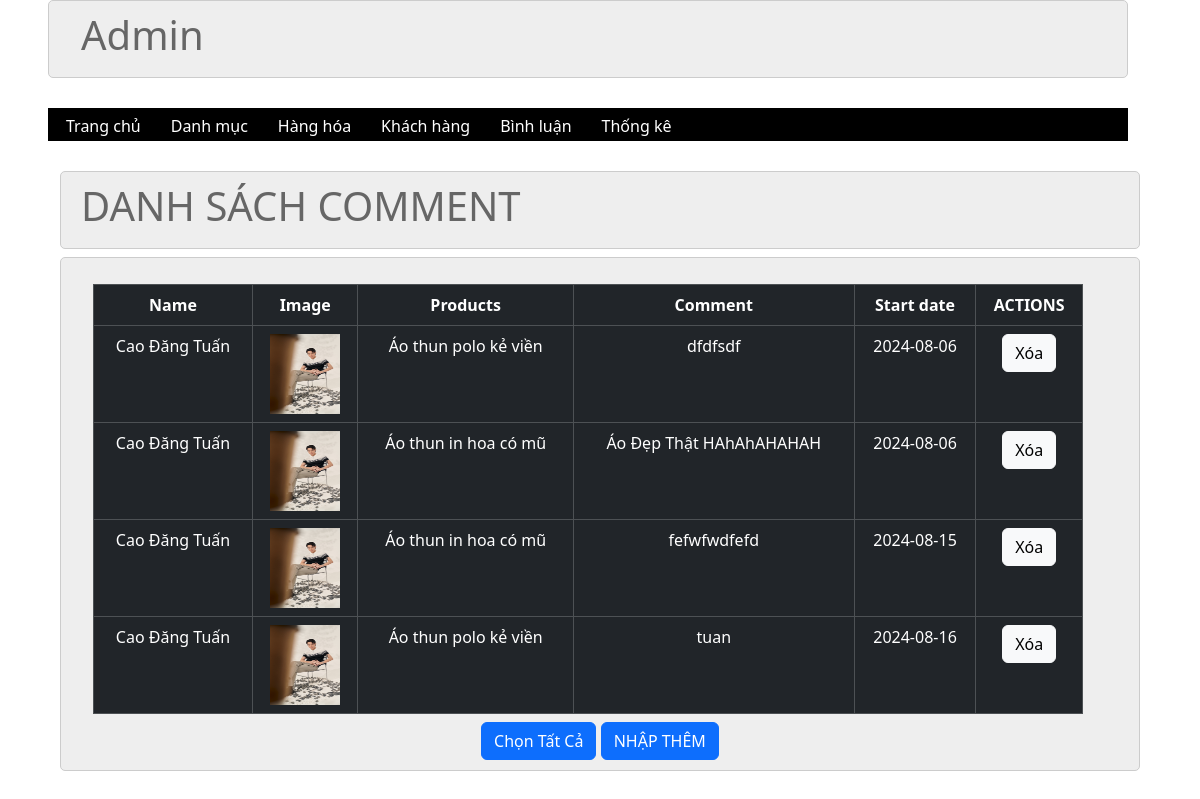
The page /admin/index.php?act=listComment on the database its author committed.
### tables this page shows
CREATE TABLE `binh_luan` (
  `ma_bl` int(11) NOT NULL COMMENT 'mã bình luận ',
  `noi_dung` varchar(255) NOT NULL COMMENT 'nội dung ',
  `ma_hh` int(11) NOT NULL COMMENT 'mã hàng hóa',
  `ma_kh` int(11) NOT NULL COMMENT 'mã khách hàng bl ',
  `ngay_bl` date NOT NULL COMMENT 'ngày bình luận '
);

CREATE TABLE `khach_hang` (
  `ma_kh` int(11) NOT NULL COMMENT 'mã đăng nhập',
  `mat_khau` varchar(50) NOT NULL COMMENT 'mật khẩu ',
  `ho_ten` varchar(50) NOT NULL COMMENT 'họ tên ',
  `kich_hoat` tinyint(1) DEFAULT 1 COMMENT 'trạng thái kích hoạt ',
  `hinh` varchar(50) DEFAULT NULL COMMENT 'hình ',
  `email` varchar(50) NOT NULL COMMENT 'email khách hàng ',
  `phone` varchar(12) DEFAULT NULL,
  `adress` varchar(30) DEFAULT NULL,
  `vai_tro` varchar(10) DEFAULT 'user' COMMENT 'vai trò '
);

CREATE TABLE `hang_hoa` (
  `ma_hh` int(11) NOT NULL COMMENT 'mã hàng hóa',
  `ten_hh` varchar(50) NOT NULL COMMENT 'tên hàng hóa ',
  `don_gia` double(10,2) NOT NULL COMMENT 'đơn giá ',
  `giam_gia` double(10,2) DEFAULT 0.00 COMMENT 'mức giả giá ',
  `hinh` varchar(50) NOT NULL COMMENT 'hình ảnh ',
  `ngay_nhap` timestamp NOT NULL DEFAULT current_timestamp() ON UPDATE current_timestamp() COMMENT 'ngày nhập ',
  `mo_ta` text DEFAULT NULL COMMENT 'mô tả hàng hóa ',
  `dac_biet` tinyint(1) NOT NULL COMMENT 'trạng thái đặc biệt',
  `so_luot_xem` int(11) NOT NULL DEFAULT 0 COMMENT 'số lượt xem ',
  `ma_loai` int(11) NOT NULL COMMENT 'mã loại '
);

### model/pdo.php (called while the page is built, shortened)
<?php
function pdo_get_connection(){
    $servername = "localhost";
    $username = "root";
    $password = "";
    try {
        $conn = new PDO("mysql:host=$servername;dbname=duan001", $username, $password);
        $conn->setAttribute(PDO::ATTR_ERRMODE, PDO::ERRMODE_EXCEPTION);
        return $conn;
    } catch(PDOException $e) {
        echo "Connection failed: " . $e->getMessage();
    }
}
function pdo_query($sql){
    $sql_args=array_slice(func_get_args(),1);
    try{
        $conn=pdo_get_connection();
        $stmt=$conn->prepare($sql);
        $stmt->execute($sql_args);
        $rows=$stmt->fetchAll();
        return $rows;
    }
    catch(PDOException $e){
        throw $e;
    }
    finally{
        unset($conn);
    }
}
function pdo_query_one($sql){
    $sql_args=array_slice(func_get_args(),1);
    try{
        $conn=pdo_get_connection();
        $stmt=$conn->prepare($sql);
        $stmt->execute($sql_args);
        $row=$stmt->fetch(PDO::FETCH_ASSOC);
        return $row;
    }
    catch(PDOException $e){
        throw $e;
    }
    finally{
        unset($conn);
    }
}
?>

### model/select.php (called while the page is built, shortened)
<?php
function loadOne_products($id){
    $sql = "SELECT * FROM hang_hoa WHERE ma_hh = ?";
    $one_products = pdo_query_one($sql, $id);
    return $one_products;
}
function loadOne_user($id){
    $sql = "SELECT * FROM khach_hang WHERE ma_kh = ?";
    $list_one_user = pdo_query_one($sql, $id);
    return $list_one_user;
}
function listCommentAll(){
    $sql = "SELECT * FROM binh_luan";
    $listComment = pdo_query($sql);
    return $listComment;
}
?>

### admin/comment/listComment.php (the view)
<?php
if(!isset($_POST['page'])){
    $page = 1;
}else{
    $page = $_GET['page'];
}
$bd = ($page-1)*8;
$kt = $bd + 8;
$sql = "SELECT * FROM binh_luan limit $bd, $kt";
$bl = pdo_query($sql);
?>
<div class="row2">
    <div class="row2 font_title">
        <h1>DANH SÁCH COMMENT</h1>
    </div>
    <div class="row2 font_title mt-2">
        <div class="form mt-3">
            <section class="intro">
                <div class="gradient-custom-2 h-100">
                    <div class="mask d-flex align-items-center h-100">
                        <div class="container">
                            <div class="row justify-content-center">
                                <div class="col-12">
                                    <div class="table-responsive">
                                        <table class="table table-dark table-bordered mb-0">
                                            <thead>
                                                <tr class="text-center">
                                                    <th scope="col">Name</th>
                                                    <th scope="col">Image</th>
                                                    <th scope="col">Products</th>
                                                    <th scope="col">Comment</th>
                                                    <th scope="col">Start date</th>
                                                    <th scope="col">ACTIONS</th>
                                                </tr>
                                            </thead>
                                            <tbody>
                                                <?php
                                                foreach ($listComment as $key => $comment) :
                                                ?>
                                                <?php $sp = loadOne_products($comment['ma_hh']);
                                                        $kh = loadOne_user($comment['ma_kh'])
                                                ?>
                                                    <tr class="text-center">
                                                        <td scope="row"><?php echo $kh['ho_ten'] ?></td>
                                                        <td scope="row"><img src="../uploadaccount/<?php echo $kh['hinh'] ?>" width="70px" height="80px"></td>
                                                        <td><?php echo $sp['ten_hh'] ?></td>
                                                        <td><?php echo $comment['noi_dung'] ?></td>
                                                        <td><?php echo $comment['ngay_bl'] ?></td>
                                                        <td>
                                                            <a href="index.php?act=deleteCm&id=<?php echo $comment['ma_bl'] ?>">
                                                                <button class="btn btn-light" onclick="return confirm('Do you really want to delete this product?')">Xóa</button>
                                                            </a>
                                                        </td>
                                                    </tr>
                                                <?php endforeach; ?>
                                            </tbody>
                                        </table>
                                    </div>
                                </div>
                            </div>
                        </div>
                    </div>
                </div>
            </section>
            <div class="text-center mt-2">
                <button type="button" class="btn btn-primary">Chọn Tất Cả</button>
                <a href="index.php?act=adddm"><button class="btn btn-primary" type="button">NHẬP THÊM</button></a>
            </div>
        </div>
    </div>
</div>

### css/css.css (style rules this page uses)
:root { --white-color:#fff; --black-color:#000; --text-color:#333; }
* { margin:0; padding:0; box-sizing:border-box; }
body { font-family:'Roboto', sans-serif; }
.row { display:flex; width:100%; }
.row2 { float:left; width:100%; }
.font_title { background-color:#EEE; border:1px #CCC solid; color:#666; border-radius:5px; padding:10px 20px; }

### rows shown on the page
binh_luan: ma_kh.ho_ten "Cao Đăng Tuấn", ma_kh.hinh (picture), ma_hh.ten_hh "Áo thun polo kẻ viền", noi_dung "dfdfsdf", ngay_bl "2024-08-06"
binh_luan: ma_kh.ho_ten "Cao Đăng Tuấn", ma_kh.hinh (picture), ma_hh.ten_hh "Áo thun in hoa có mũ", noi_dung "Áo Đẹp Thật HAhAhAHAHAH", ngay_bl "2024-08-06"
binh_luan: ma_kh.ho_ten "Cao Đăng Tuấn", ma_kh.hinh (picture), ma_hh.ten_hh "Áo thun in hoa có mũ", noi_dung "fefwfwdfefd", ngay_bl "2024-08-15"
binh_luan: ma_kh.ho_ten "Cao Đăng Tuấn", ma_kh.hinh (picture), ma_hh.ten_hh "Áo thun polo kẻ viền", noi_dung "tuan", ngay_bl "2024-08-16"
